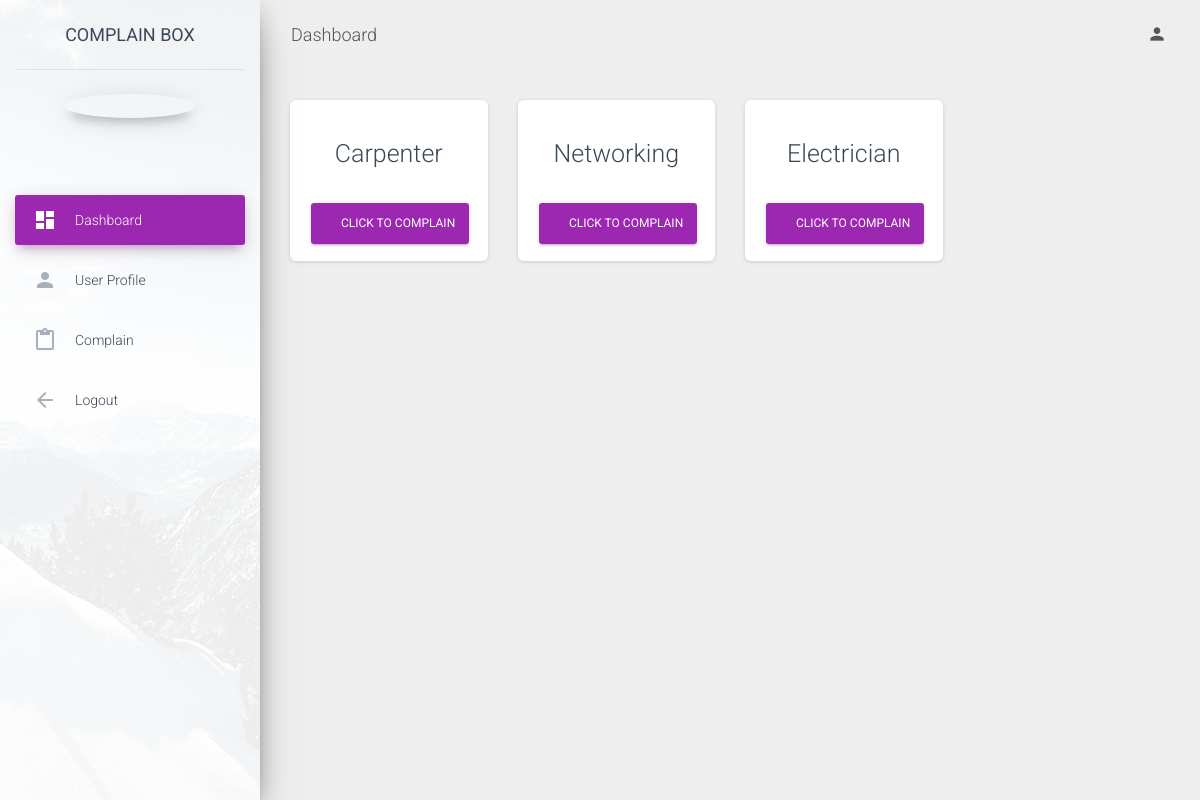
The page /dashboard_old.php on the database as committed earlier.
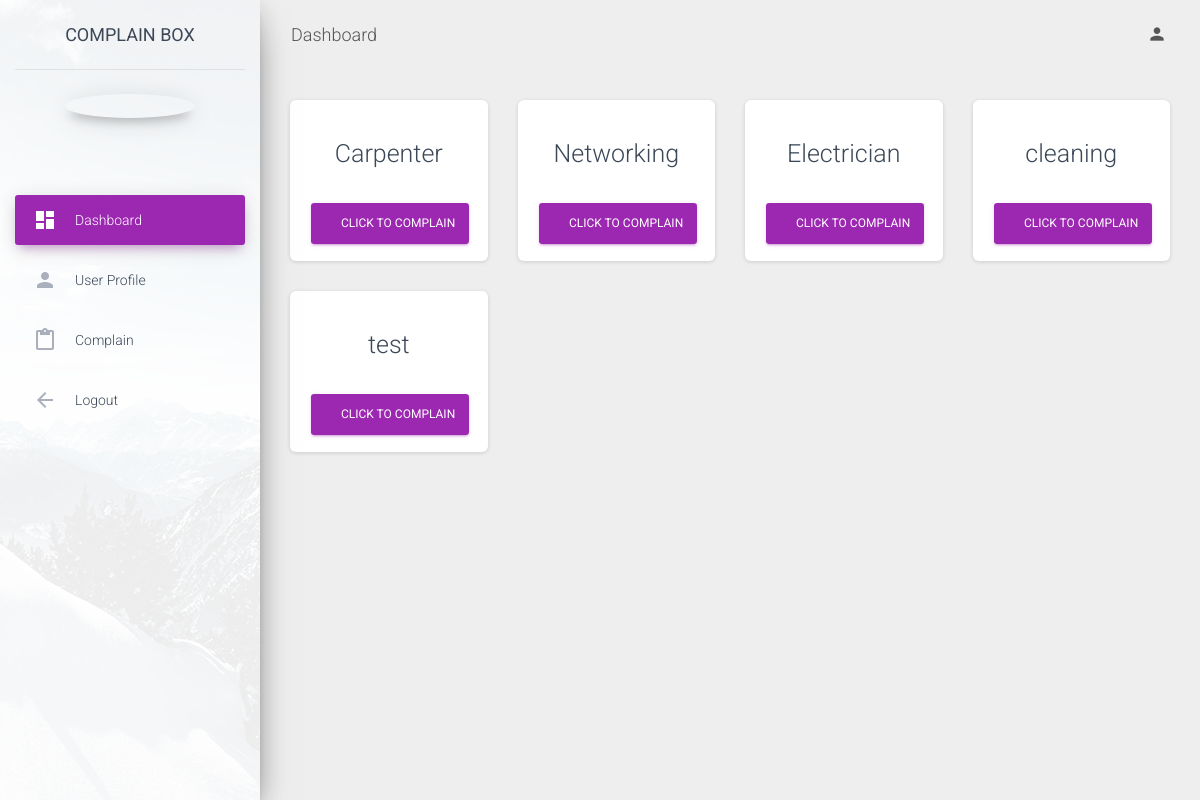
The same page on the database as committed later.
### tables this page shows
CREATE TABLE `department` (
  `id` int(11) NOT NULL,
  `dname` varchar(30) DEFAULT NULL,
  `deptimg` varchar(50) DEFAULT NULL
);

### dashboard_old.php (the view, shortened to what this page needs)
<!DOCTYPE html>
<html lang="en">
<head>
  <link rel="stylesheet" href="https://maxcdn.bootstrapcdn.com/font-awesome/latest/css/font-awesome.min.css">
  <link href="assets/css/material-dashboard.css?v=2.1.1" rel="stylesheet" />
  <link href="assets/demo/demo.css" rel="stylesheet" />
</head>
<body class="">
  <div class="wrapper ">
    <div class="sidebar" data-color="purple" data-background-color="white" data-image="assets/img/sidebar-1.jpg">
      <div class="logo">
        <a href="#" class="simple-text logo-normal">
          Complain Box
        </a>
      </div>
      <div class="sidebar-wrapper">
        <ul class="nav">
		<li class="nav-item">
			<br/>
			<div class="card-profile">
                <div class="card-avatar">
                </div>
	<div class="card-body">
                </div>
		</li>
         <li class="nav-item active ">
            <a class="nav-link" href="#">
              <i class="material-icons">dashboard</i>
              <p>Dashboard</p>
            </a>
          </li>
          <li class="nav-item ">
            <a class="nav-link" href="#">
              <i class="material-icons">person</i>
              <p>User Profile</p>
            </a>
          </li>
          <li class="nav-item ">
            <a class="nav-link" href="./complain.php">
              <i class="material-icons">content_paste</i>
              <p>Complain</p>
            </a>
          </li>
          <li class="nav-item ">
            <a class="nav-link" href="./logout.php">
              <i class="material-icons">arrow_back</i>
              <p>Logout</p>
            </a>
          </li>
        </ul>
      </div>
    </div>
    <div class="main-panel">
      <nav class="navbar navbar-expand-lg navbar-transparent navbar-absolute fixed-top ">
        <div class="container-fluid">
          <div class="navbar-wrapper">
            <a class="navbar-brand" href="#pablo">Dashboard</a>
          </div>
          <div class="collapse navbar-collapse justify-content-end">
            <ul class="navbar-nav">
              <li class="nav-item dropdown">
                <a class="nav-link" href="#pablo" id="navbarDropdownProfile" data-toggle="dropdown" aria-haspopup="true" aria-expanded="false">
                  <i class="material-icons">person</i>
                </a>
              </li>
            </ul>
          </div>
        </div>
      </nav>
      <div class="content">
        <div class="container-fluid">
          <div class="row">
				<?php
	$mysqli = new mysqli("localhost", "root", "", "complainbox");
	$sql = "SELECT * FROM department ";
	$result=mysqli_query($mysqli,$sql);
		while($row = mysqli_fetch_array($result)){
				$dptname=$row['dname'];
		  echo '     <div class="col-lg-3 col-md-6 col-sm-6">
              <div class="card card-stats">
                <div class="card-header ">';
			echo "<form method='GET' action='complain.php?department=$dptname' id=".$row['id'].">";
		echo '		</br>
                  <h3 class="card-title text-center" name="'.$row["dname"].'">'.$row["dname"].'</h3>
				</br>
				<button type="Submit" class="btn btn-primary btn-block" onclick=';
			echo "	' ";
			echo '	doSomething("'.$row["dname"].'")';
			echo "	'";
			echo "	>Click to Complain</button>
				</form>
				</div>
              </div>
            </div>";
		}
?>
     </div>
      </div>
    </div>
  </div>
</body>
</html>

Rows that differ between the two databases and show on the page:
added department: dname "cleaning"
added department: dname "test"
